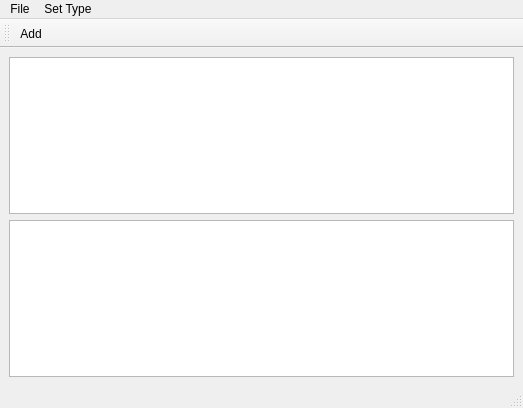
<?xml version="1.0" encoding="UTF-8"?>
<ui version="4.0">
 <class>MainWindow</class>
 <widget class="QMainWindow" name="MainWindow">
  <property name="geometry">
   <rect>
    <x>0</x>
    <y>0</y>
    <width>523</width>
    <height>408</height>
   </rect>
  </property>
  <property name="windowTitle">
   <string>MainWindow</string>
  </property>
  <widget class="QWidget" name="centralwidget">
   <layout class="QVBoxLayout" name="verticalLayout">
    <item>
     <widget class="QTableView" name="unsorted_files_view">
      <property name="locale">
       <locale language="English" country="UnitedStates"/>
      </property>
      <property name="selectionBehavior">
       <enum>QAbstractItemView::SelectRows</enum>
      </property>
      <property name="showGrid">
       <bool>false</bool>
      </property>
      <property name="gridStyle">
       <enum>Qt::NoPen</enum>
      </property>
     </widget>
    </item>
    <item>
     <widget class="QListView" name="metadata_view"/>
    </item>
   </layout>
  </widget>
  <widget class="QMenuBar" name="menubar">
   <property name="geometry">
    <rect>
     <x>0</x>
     <y>0</y>
     <width>523</width>
     <height>22</height>
    </rect>
   </property>
   <widget class="QMenu" name="menuFile">
    <property name="title">
     <string>File</string>
    </property>
    <addaction name="actionAdd"/>
    <addaction name="separator"/>
    <addaction name="actionQuit"/>
   </widget>
   <widget class="QMenu" name="menuSet_Type">
    <property name="title">
     <string>Set Type</string>
    </property>
   </widget>
   <addaction name="menuFile"/>
   <addaction name="menuSet_Type"/>
  </widget>
  <widget class="QStatusBar" name="statusbar"/>
  <widget class="QToolBar" name="toolBar">
   <property name="windowTitle">
    <string>toolBar</string>
   </property>
   <attribute name="toolBarArea">
    <enum>TopToolBarArea</enum>
   </attribute>
   <attribute name="toolBarBreak">
    <bool>false</bool>
   </attribute>
   <addaction name="actionAdd"/>
  </widget>
  <action name="actionAdd">
   <property name="text">
    <string>Add...</string>
   </property>
  </action>
  <action name="actionQuit">
   <property name="text">
    <string>Quit</string>
   </property>
  </action>
 </widget>
 <resources/>
 <connections/>
</ui>
